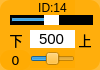
    <widget class="QWidget" name="widget_id14" native="true">
     <property name="geometry">
      <rect>
       <x>200</x>
       <y>150</y>
       <width>100</width>
       <height>70</height>
      </rect>
     </property>
     <property name="styleSheet">
      <string notr="true">background-color: rgb(255, 170, 0, 200);
border-radius:10px;</string>
     </property>
     <widget class="QLabel" name="label_ID14">
      <property name="geometry">
       <rect>
        <x>30</x>
        <y>0</y>
        <width>45</width>
        <height>16</height>
       </rect>
      </property>
      <property name="minimumSize">
       <size>
        <width>0</width>
        <height>10</height>
       </size>
      </property>
      <property name="font">
       <font>
        <family>Arial</family>
        <pointsize>9</pointsize>
       </font>
      </property>
      <property name="styleSheet">
       <string notr="true">background-color: rgb(255, 255, 255， 0);
border-radius:0px;</string>
      </property>
      <property name="text">
       <string>ID:14</string>
      </property>
      <property name="alignment">
       <set>Qt::AlignCenter</set>
      </property>
     </widget>
     <widget class="QSlider" name="horizontalSlider_pulse_id14">
      <property name="geometry">
       <rect>
        <x>10</x>
        <y>15</y>
        <width>83</width>
        <height>10</height>
       </rect>
      </property>
      <property name="autoFillBackground">
       <bool>false</bool>
      </property>
      <property name="styleSheet">
       <string notr="true">QSlider{background-color: rgb(0, 0, 0);
border-radius:0px;}
QSlider::handle {/*设置中间的那个滑动的键*/                           
    background:  rgb(255, 255, 255);
}</string>
      </property>
      <property name="minimum">
       <number>0</number>
      </property>
      <property name="maximum">
       <number>1000</number>
      </property>
      <property name="pageStep">
       <number>1</number>
      </property>
      <property name="value">
       <number>500</number>
      </property>
      <property name="orientation">
       <enum>Qt::Horizontal</enum>
      </property>
     </widget>
     <widget class="QSlider" name="horizontalSlider_dev_id14">
      <property name="geometry">
       <rect>
        <x>30</x>
        <y>50</y>
        <width>45</width>
        <height>18</height>
       </rect>
      </property>
      <property name="styleSheet">
       <string notr="true">background-color: rgb(255, 255, 255， 0);</string>
      </property>
      <property name="minimum">
       <number>-125</number>
      </property>
      <property name="maximum">
       <number>125</number>
      </property>
      <property name="pageStep">
       <number>1</number>
      </property>
      <property name="orientation">
       <enum>Qt::Horizontal</enum>
      </property>
     </widget>
     <widget class="QLabel" name="label_id14">
      <property name="geometry">
       <rect>
        <x>0</x>
        <y>50</y>
        <width>31</width>
        <height>20</height>
       </rect>
      </property>
      <property name="minimumSize">
       <size>
        <width>0</width>
        <height>10</height>
       </size>
      </property>
      <property name="font">
       <font>
        <family>DejaVu Sans</family>
        <pointsize>10</pointsize>
       </font>
      </property>
      <property name="styleSheet">
       <string notr="true">background-color: rgb(255, 255, 255， 0);</string>
      </property>
      <property name="text">
       <string>0</string>
      </property>
      <property name="alignment">
       <set>Qt::AlignCenter</set>
      </property>
     </widget>
     <widget class="QLineEdit" name="lineEdit_id14">
      <property name="geometry">
       <rect>
        <x>30</x>
        <y>30</y>
        <width>45</width>
        <height>18</height>
       </rect>
      </property>
      <property name="sizePolicy">
       <sizepolicy hsizetype="Fixed" vsizetype="Fixed">
        <horstretch>0</horstretch>
        <verstretch>0</verstretch>
       </sizepolicy>
      </property>
      <property name="font">
       <font>
        <family>Arial</family>
        <pointsize>11</pointsize>
       </font>
      </property>
      <property name="autoFillBackground">
       <bool>false</bool>
      </property>
      <property name="styleSheet">
       <string notr="true">background-color: rgb(255, 255, 255);
border-radius:0px;</string>
      </property>
      <property name="text">
       <string>500</string>
      </property>
      <property name="maxLength">
       <number>1000</number>
      </property>
      <property name="alignment">
       <set>Qt::AlignCenter</set>
      </property>
      <property name="dragEnabled">
       <bool>false</bool>
      </property>
      <property name="readOnly">
       <bool>false</bool>
      </property>
     </widget>
     <widget class="QLabel" name="label_down11">
      <property name="geometry">
       <rect>
        <x>6</x>
        <y>30</y>
        <width>20</width>
        <height>20</height>
       </rect>
      </property>
      <property name="font">
       <font>
        <pointsize>10</pointsize>
        <weight>50</weight>
        <italic>false</italic>
        <bold>false</bold>
       </font>
      </property>
      <property name="styleSheet">
       <string notr="true">background-color: rgb(255, 255, 255, 0);</string>
      </property>
      <property name="text">
       <string>下</string>
      </property>
      <property name="alignment">
       <set>Qt::AlignCenter</set>
      </property>
     </widget>
     <widget class="QLabel" name="label_up11">
      <property name="geometry">
       <rect>
        <x>75</x>
        <y>30</y>
        <width>20</width>
        <height>20</height>
       </rect>
      </property>
      <property name="font">
       <font>
        <pointsize>10</pointsize>
        <weight>50</weight>
        <italic>false</italic>
        <bold>false</bold>
       </font>
      </property>
      <property name="styleSheet">
       <string notr="true">background-color: rgb(255, 255, 255, 0);</string>
      </property>
      <property name="text">
       <string>上</string>
      </property>
      <property name="alignment">
       <set>Qt::AlignCenter</set>
      </property>
     </widget>
    </widget>
